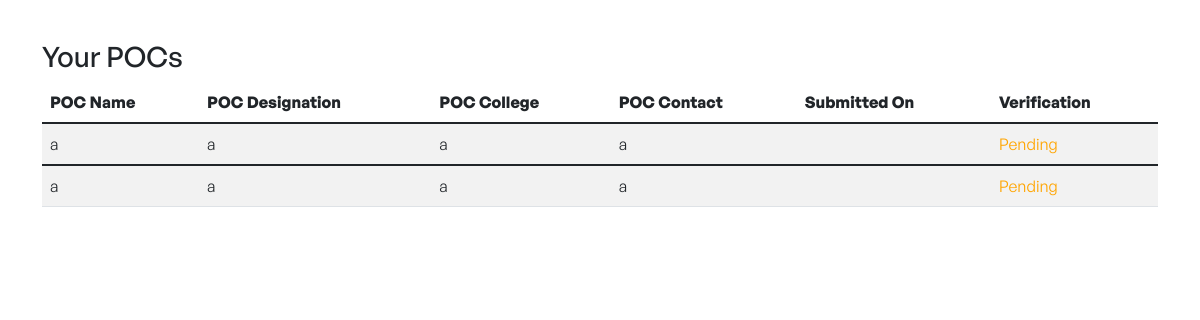
Screenshot of /submissions/poc/ (signed in) with the database file from the repository.
### apps/submissions/models.py (models this page shows, shortened)
class Submission(models.Model):
    is_verified= models.BooleanField(default=False)
    user = models.ForeignKey(User,related_name="%(class)s_submissions",on_delete=models.CASCADE)
    submit_date = models.DateField(default=timezone.now)
    class Meta:
        abstract=True

class POC(Submission):
    name = models.CharField(max_length=70)
    design = models.CharField(max_length=60)
    college = models.CharField(max_length=90)
    contact = models.CharField(max_length=13)

### apps/submissions/views.py (the view)
# urls.py: path('poc/', views.pocs, name='pocs'),
@login_required(login_url='dashboard_page')
def pocs(request):
    userNow = request.user
    notification_list = Notifications.objects.filter(
        Q(user=request.user) | Q(user=None)).order_by('-created_on')
    isread = True
    notification_list = Notifications.objects.filter(
        Q(user=request.user) | Q(user=None)).order_by('-created_on')
    for notif in notification_list:
        if not notif.isread:
            isread = False
            break
    context = {
        'pocs': userNow.poc_submissions.all(), 'notification_list': notification_list, 'isread': isread
    }
    return render(request, 'submissions/pocs.html', context)

### templates/submissions/pocs.html (shortened to what this page needs)
{% extends '../basicbootstrap.html'%}
{% block body %}
<div class="container" style = "margin-top:40px">
    <h3>Your POCs</h3>
    <table class="table table-striped">
        <thead>
            <tr>
              <th scope="col">POC Name</th>
              <th scope="col">POC Designation</th>
              <th scope="col">POC College</th>
              <th scope="col">POC Contact</th>
              <th scope="col">Submitted On</th>
              <th scope="col">Verification</th>
            </tr>
        </thead>
    {% for poc in pocs %}
            <tbody>
                <tr>
                  <td>{{poc.name}}</td>
                  <td>{{poc.design}}</td>
                  <td>{{poc.college}}</td>
                  <td>{{poc.contact}}</td>
                  <td>{{poc.submitdate}}</td>
                  {% if poc.validate %}
                    <td><span style = "color:green">Verified</span></td>
                  {% else %}
                    <td><span style = "color:orange">Pending</span></td>
                  {% endif %}
                </tr>
            </tbody>
    {% endfor %}
</table>
</div>
{% endblock %}

### static/css/style.css (style rules this page uses)
* { font-family: 'GeneralSans', sans-serif; }

### templates/basicbootstrap.html (style rules this page uses)
body { font-family: "Poppins"; }

### rows the page displays
POC: name "a", design "a", college "a", contact "a"
POC: name "a", design "a", college "a", contact "a"
